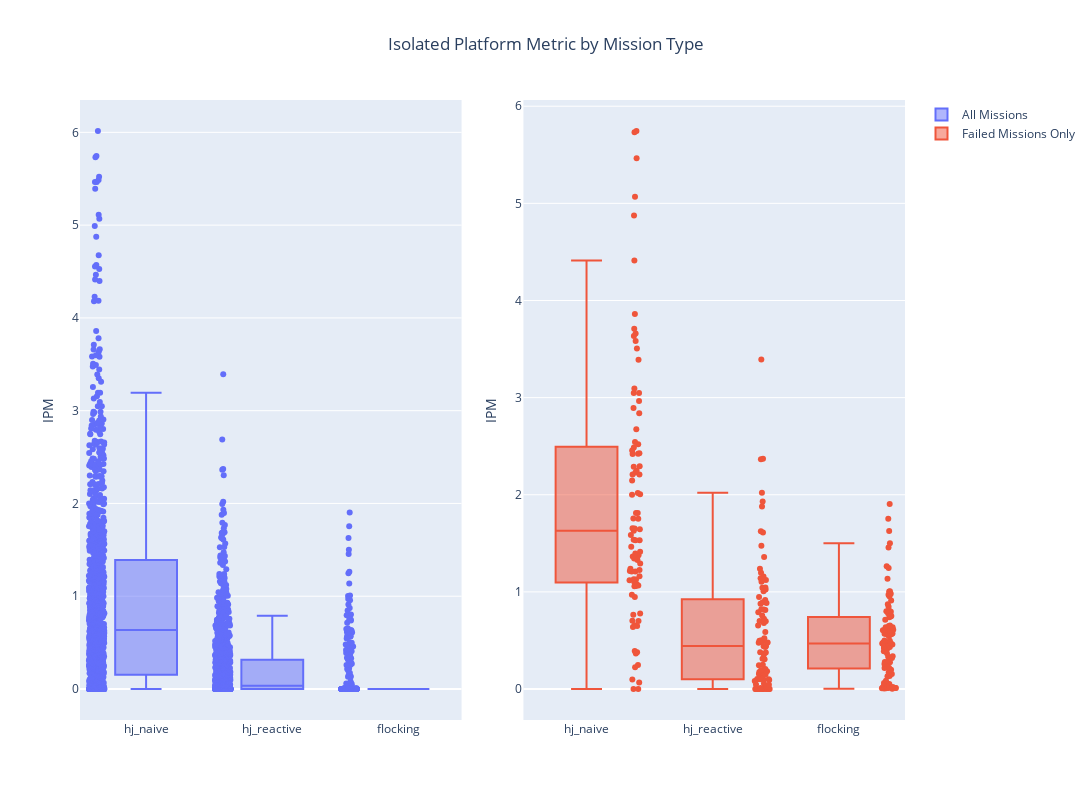

Source (notebook cell):
### Code cell
import plotly.graph_objects as go
from plotly.subplots import make_subplots

# Define the number of rows and columns for the subplots
nrows = 1
ncols = 2

# Create the subplots
fig = make_subplots(rows=nrows, cols=ncols, vertical_spacing=0.1,horizontal_spacing= 0.075)

# Define the colors for the box plots
all_missions_color = '#636EFA'
failed_missions_color = '#EF553B'

# Add the box plots to the subplots
fig.add_trace(go.Box(x=all_x_ticks, y=all_missions, jitter=0.25, pointpos=-1.6, boxpoints='all',  line=dict(color=all_missions_color), name='All Missions'), row=1, col=1)
fig.add_trace(go.Box(x=failed_x_ticks, y=failed_missions, jitter=0.25, pointpos=+1.6, boxpoints='all', line=dict(color=failed_missions_color), name='Failed Missions Only'), row=1, col=2)

# Set the y-axis label for the subplots
fig.update_yaxes(title_text='IPM', row=1, col=1)
fig.update_yaxes(title_text='IPM', row=1, col=2)

# Set the subplot titles
fig.update_layout(title_text='Isolated Platform Metric by Mission Type', title_x=0.5)

# Set the box mode to "group" for both subplots
#fig.update_layout(boxmode='group')

# Set the dimensions of the figure
fig.update_layout(height=800, width=1200)

# Show the plot
fig.show()

### Figure 1 — Plotly figure (JSON) as saved in the notebook; plotly's stock layout.template omitted (floating-point values rounded to 4 significant figures; data arrays with more than 128 entries replaced by an {"elided": "..."} marker saying what was removed)
{"data": [{"boxpoints": "all", "jitter": 0.25, "line": {"color": "#636EFA"}, "name": "All Missions", "pointpos": -1.6, "type": "box", "x": {"elided": "3042 str values"}, "xaxis": "x", "y": {"elided": "3042 float values"}, "yaxis": "y"}, {"boxpoints": "all", "jitter": 0.25, "line": {"color": "#EF553B"}, "name": "Failed Missions Only", "pointpos": 1.6, "type": "box", "x": {"elided": "267 str values"}, "xaxis": "x2", "y": {"elided": "267 float values"}, "yaxis": "y2"}], "layout": {"height": 800, "title": {"text": "Isolated Platform Metric by Mission Type", "x": 0.5}, "width": 1200, "xaxis": {"anchor": "y", "domain": [0, 0.4625]}, "xaxis2": {"anchor": "y2", "domain": [0.5375, 1]}, "yaxis": {"anchor": "x", "domain": [0, 1], "title": {"text": "IPM"}}, "yaxis2": {"anchor": "x2", "domain": [0, 1], "title": {"text": "IPM"}}}}
